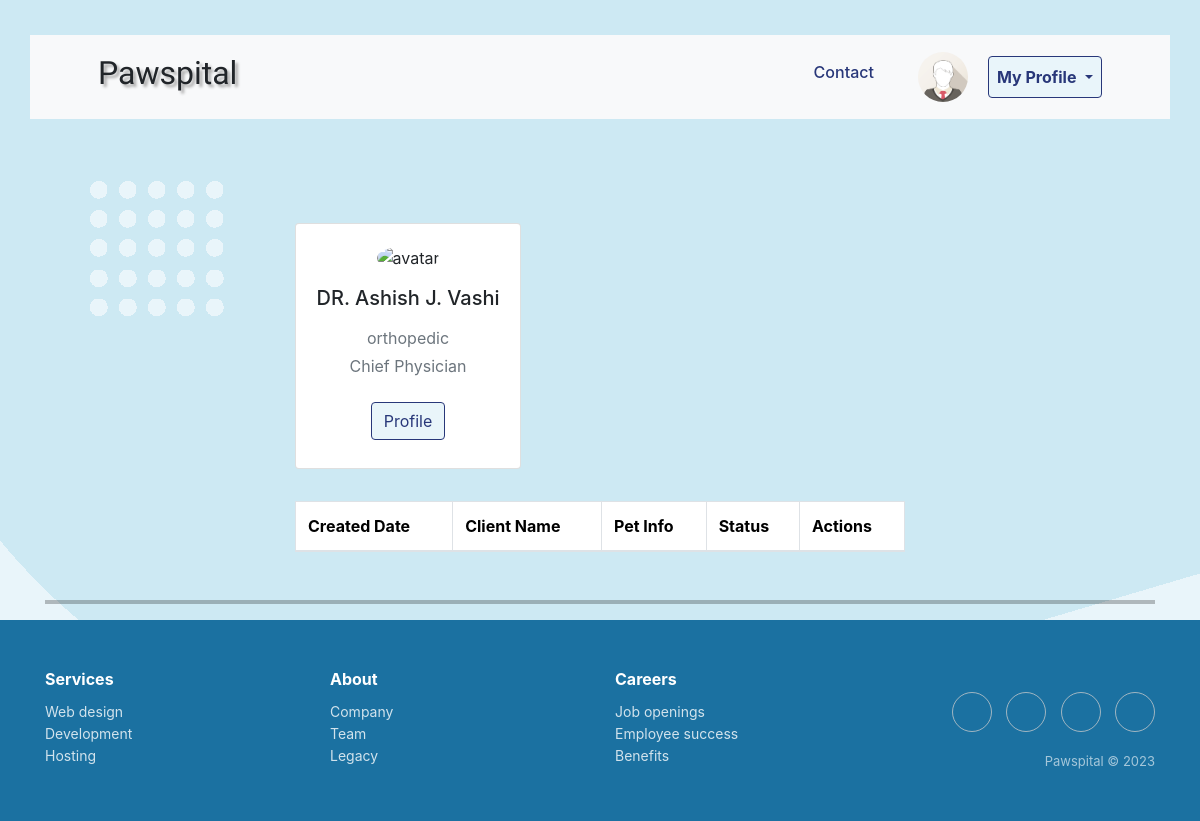
The app's page /doctor_portal (signed in) with its own data.
### app/models/doctorProfile.py (models this page shows, shortened)
class doctorProfile(db.Model):
    id = db.Column(db.Integer, primary_key=True)
    name = db.Column(db.String(30))
    department = db.Column(db.String(30))
    position = db.Column(db.String(40))
    doctor_img_url = db.Column(db.Text)
    introduction = db.Column(db.String(150))
    speciality = db.Column(db.Text)
    rate = db.Column(db.Numeric(precision=2, scale=1))
    email = db.Column(db.String(100), unique=True)
    def __repr__(self):
        return f'<doctorProfile "{self.name}">'

### app/doctor_main/routes.py (the view, shortened to what this page needs)
@bp.route('/doctor_portal')
@login_required
def index():
    doctor_email = session['email']
    doctor_profile = doctorProfile.query.filter_by(email=doctor_email).first()
    print(doctorProfile.query.all())
    doctor_clients = DoctorClient.query.filter_by(doctor_email=doctor_email).all()
    client_infos = []
    print(client_infos)
    print(doctor_profile)
    return render_template('doctor_side/portal.html', name=doctor_profile.name, client_infos=client_infos, doctor_profile=doctor_profile)

### app/templates/doctor_side/portal.html (shortened to what this page needs)
{% extends 'doctor_side/doctor_base.html' %}
{% block content %}
<main class="mt-5 pt-3">
    <div class="container-fluid">
        <div class="row mt-2">
            <div class="col-lg-4 offset-lg-1">
                <div class="card mb-4">
                    <div class="card-body text-center">
                        <img src="doctor_profile.doctor_img_url"
                             alt="avatar"
                             class="rounded-circle img-fluid" style="width: 150px;">
                        <h5 class="my-3">{{doctor_profile.name}}</h5>
                        <p class="text-muted mb-1">{{doctor_profile.department}}</p>
                        <p class="text-muted mb-4">{{doctor_profile.position}}</p>
                        <div class="d-flex justify-content-center mb-2">
                            <button type="button" class="btn btn-primary">Profile</button>
                        </div>
                    </div>
                </div>
            </div>
            <div class="col-md-7">
            </div>
        </div>
        <div class="row mt-2">
            <div class="col-md-10 offset-lg-1">
                <table class="table table-bordered">
                    <thead>
                    <tr>
                        <th scope="col">Created Date</th>
                        <th scope="col">Client Name</th>
                        <th scope="col">Pet Info</th>
                        <th scope="col">Status</th>
                        <th scope="col">Actions</th>
                    </tr>
                    </thead>
                </table>
            </div>
        </div>
    </div>
</main>
{% endblock %}

### app/static/styles.css (style rules this page uses)
* { margin: 0; padding: 0; box-sizing: border-box; }
html, body { min-height: 100%; height: auto; }
body { background: url('hero-bg.png') no-repeat scroll, #e9f5fa !important; background-size: 100% auto; }
.btn-primary { background-color: #e9f5fa !important; border-color: #283779 !important; color: #283779 !important; }

### records on screen
doctorProfile: name "DR. Ashish J. Vashi", department "orthopedic", position "Chief Physician"
